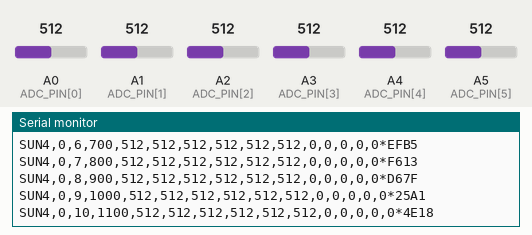
A sketch run on a simulated Arduino Uno, built with avr-gcc and run on an emulated ATmega328P. Parts: the last lines printed to the serial monitor. The test bench sets the inputs (shaded band); at power-on: A0 (ADC_PIN[0]) = 512, A1 (ADC_PIN[1]) = 512, A2 (ADC_PIN[2]) = 512, A3 (ADC_PIN[3]) = 512, A4 (ADC_PIN[4]) = 512, A5 (ADC_PIN[5]) = 512.

Above: at 1.2 s.
1.3 s: A0 (ADC_PIN[0]) set to 716
At 1.31 s:
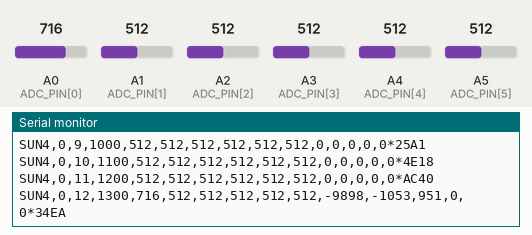
3.0 s: A1 (ADC_PIN[1]) set to 716
At 3.01 s:
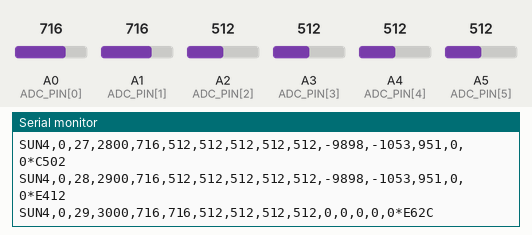
4.7 s: A2 (ADC_PIN[2]) set to 716
At 4.71 s:
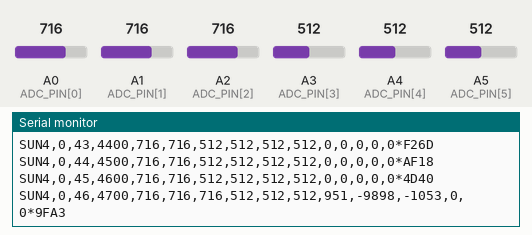
6.4 s: A3 (ADC_PIN[3]) set to 716
At 6.41 s:
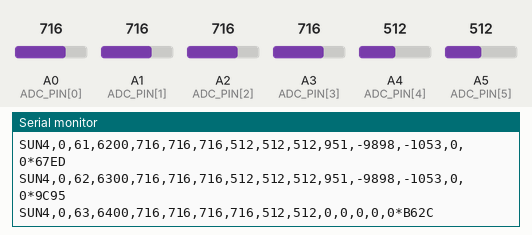
8.0 s: A4 (ADC_PIN[4]) set to 716
At 8.01 s:
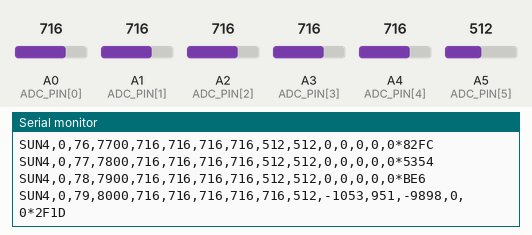
9.7 s: A5 (ADC_PIN[5]) set to 716
At 9.71 s:
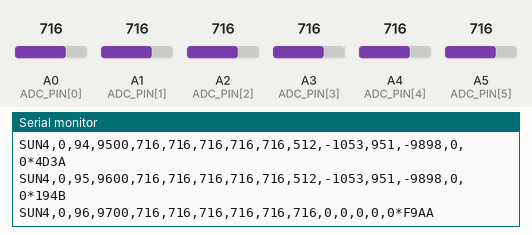

The sketch:

SunNode.ino
```cpp
/* AE4901 lean sensing node. Flash on each Arduino; set BOARD_ID=0 or 1.
   Six ADCs map to +X,-X,+Y,-Y,+Z,-Z. Wiring: Vcc--Rfixed--ADC--LDR--GND.
   The onboard vector is COARSE only. Calibration values are placeholders.
   No Arduino model/physical circuitry has been verified yet. */
#include <Arduino.h>
#ifdef __AVR__
#include <avr/wdt.h>
#endif
#ifndef BOARD_ID
#define BOARD_ID 0
#endif
const byte ADC_PIN[6]={A0,A1,A2,A3,A4,A5};
const float RFIX[6]={30000,30000,30000,30000,30000,30000};
const float R10[6]={25000,25000,25000,25000,25000,25000};
const float GAMMA[6]={.6,.6,.6,.6,.6,.6};
const bool CALIBRATION_VERIFIED=false; // set true ONLY after physical validation
const unsigned long SAMPLE_PERIOD_MS=100;
unsigned long lastSample=0,sequence=0;

uint16_t crc16(const char *s){
  uint16_t crc=0xFFFF;
  while(*s){crc ^= (uint16_t)(uint8_t)*s++ << 8;
    for(byte i=0;i<8;i++)crc=(crc&0x8000)?(crc<<1)^0x1021:(crc<<1);
  }
  return crc;
}
uint16_t median3(byte pin){
  analogRead(pin); // allow mux input to settle
  delayMicroseconds(150);
  uint16_t a=analogRead(pin),b=analogRead(pin),c=analogRead(pin);
  if(a>b){uint16_t t=a;a=b;b=t;}
  if(b>c){uint16_t t=b;b=c;c=t;}
  if(a>b){uint16_t t=a;a=b;b=t;}
  return b;
}
float incidentLux(uint16_t adc,byte i){
  if(adc<2 || adc>1021)return 0.0f;
  // R_LDR=Rfixed*Vadc/(Vcc-Vadc), Vref=Vcc (ratiometric)
  float r=RFIX[i]*float(adc)/float(1023-adc);
  return 10.0f*powf(r/R10[i],-1.0f/GAMMA[i]);
}
void rotateBody(float v[3]){
  const float k=.57735026919f,cs=.98480775301f;
  const float sn=(BOARD_ID==0?.17364817767f:-.17364817767f);
  float d=k*(v[0]+v[1]+v[2]);
  float c[3]={k*(v[2]-v[1]),k*(v[0]-v[2]),k*(v[1]-v[0])};
  for(byte j=0;j<3;j++)v[j]=cs*v[j]+sn*c[j]+k*d*(1-cs);
}
void setup(){
  Serial.begin(115200);
  analogReference(DEFAULT);
  for(byte i=0;i<6;i++)pinMode(ADC_PIN[i],INPUT);
#ifdef __AVR__
  wdt_enable(WDTO_2S);
#endif
}
void loop(){
#ifdef __AVR__
  wdt_reset();
#endif
  unsigned long now=millis();
  if(now-lastSample<SAMPLE_PERIOD_MS)return;
  lastSample=now;
  uint16_t adc[6];float e[6];byte rail=0;
  for(byte i=0;i<6;i++){
    adc[i]=median3(ADC_PIN[i]);
    if(adc[i]<2 || adc[i]>1021)rail|=(1<<i);
    e[i]=incidentLux(adc[i],i);
  }
  float v[3]={e[0]-e[1],e[2]-e[3],e[4]-e[5]};
  float n=sqrtf(v[0]*v[0]+v[1]*v[1]+v[2]*v[2]);
  byte ready=(CALIBRATION_VERIFIED && n>2.0f && rail==0)?1:0;
  if(n>1e-6f){for(byte j=0;j<3;j++)v[j]/=n;rotateBody(v);}
  else v[0]=v[1]=v[2]=0.0f;
  // Packet: SUN4,id,seq,millis,adc[6],vector*10000[3],rail,ready*CRC16
  char out[116];
  snprintf(out,sizeof(out),"SUN4,%u,%lu,%lu,%u,%u,%u,%u,%u,%u,%d,%d,%d,%u,%u",
    (unsigned)BOARD_ID,sequence++,now,
    adc[0],adc[1],adc[2],adc[3],adc[4],adc[5],
    (int)(10000*v[0]),(int)(10000*v[1]),(int)(10000*v[2]),
    (unsigned)rail,(unsigned)ready);
  Serial.print(out);Serial.print('*');Serial.println(crc16(out),HEX);
}
```

Measured:
- after the input at 1.3 s, the serial monitor: prints a new line at once (image 1)
- after the input at 3.0 s, the serial monitor: prints a new line at once (image 2)
- after the input at 4.7 s, the serial monitor: prints a new line at once (image 3)
- after the input at 6.4 s, the serial monitor: prints a new line at once (image 4)
- after the input at 8.0 s, the serial monitor: prints a new line at once (image 5)
- after the input at 9.7 s, the serial monitor: prints a new line at once (image 6)
